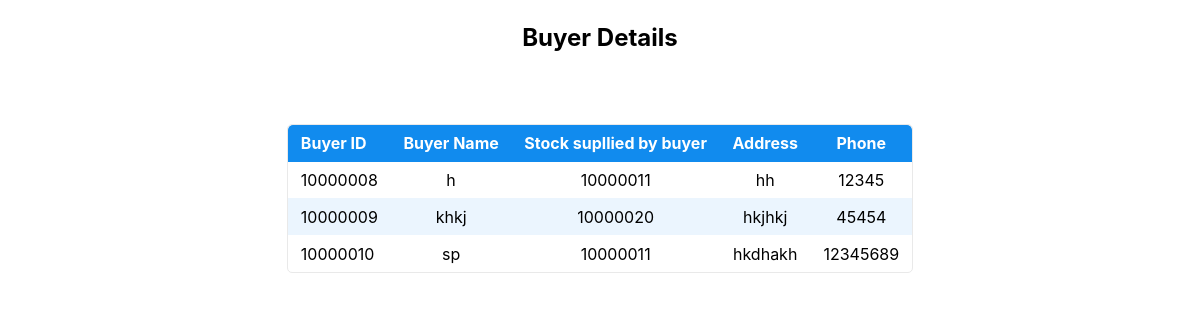
Screenshot of /displayBuyerDetails.php with the database file from the repository.
### tables this page shows
CREATE TABLE `buyer_information` (
  `BuyerID` int(11) NOT NULL,
  `BuyerName` varchar(30) NOT NULL,
  `Address` varchar(50) NOT NULL,
  `Phone` varchar(15) NOT NULL,
  `StockID` int(11) NOT NULL
);

### displayBuyerDetails.php (the view, shortened to what this page needs)
<!DOCTYPE html>
<html lang="en">
<head>
    <link rel="stylesheet" href="assets/baseStyle.css">
</head>
<body>
    <section>
        <header>
            <h1>Buyer Details</h1>
        </header>
                    <?php
                    require_once "dbConfig.php";
                    $sql = "SELECT * FROM buyer_information";
                    if($result = $dbConnection->query($sql)){
                        if($result->num_rows > 0){
                            echo '<table>';
                                echo "<thead>";
                                    echo "<tr>";
                                        echo "<th>Buyer ID</th>";
                                        echo "<th>Buyer Name</th>";
                                        echo "<th>Stock supllied by buyer</th>";
                                        echo "<th>Address</th>";
                                        echo "<th>Phone</th>";
                                    echo "</tr>";
                                echo "</thead>";
                                echo "<tbody>";
                                while($row = $result->fetch_array()){
                                    echo "<tr>";
                                        echo "<td>" . $row['BuyerID'] . "</td>";
                                        echo "<td>" . $row['BuyerName'] . "</td>";
                                        echo "<td>" . $row['StockID'] . "</td>";
                                        echo "<td>" . $row['Address'] . "</td>";
                                        echo "<td>" . $row['Phone'] . "</td>";
                                    echo "</tr>";
                                }
                                echo "</tbody>";
                            echo "</table>";
                        } else{
                            echo '<p><sup>No Customer details were found.</sup></p>';
                        }
                    } else{
                        echo "<p><sup>Something went wrong. Please try again after sometime.</sup></p>";
                    }
                    ?>
    </section>
</body>
</html>

### assets/baseStyle.css (style rules this page uses)
:root { --active-brightness: 0.85; --border-radius: 5px; --box-shadow: 2px 2px 10px; --color-accent: #118bee15; --color-bg: #fff; --color-bg-secondary: #e9e9e9; --color-link: #118bee; --color-secondary: #e90d0d; --color-secondary-accent: #920de90b; --color-shadow: #f4f4f4; --color-table: #118bee; --color-text: #000; --color-text-secondary: #999; --font-family: -apple-system, BlinkMacSystemFont, "Segoe UI", Roboto, Oxygen-Sans, Ubuntu, Cantarell, "Helvetica Neue", sans-serif; --hover-brightness: 1.2; --justify-important: center; --justify-normal: left; --line-height: 1.5; --width-card: 285px; --width-card-medium: 460px; --width-card-wide: 800px; --width-content: 1080px; }
body { background: var(--color-bg); color: var(--color-text); font-family: var(--font-family); line-height: var(--line-height); margin: 0; overflow-x: hidden; padding: 0; }
footer, header, main { margin: 0 auto; max-width: var(--width-content); padding: 3rem 1rem; }
section { display: flex; flex-wrap: wrap; justify-content: var(--justify-important); }
header { text-align: var(--justify-important); }
section header { padding-top: 0; width: 100%; }
h1, h2, h3, h4, h5, h6 { line-height: var(--line-height); }
table { border: 1px solid var(--color-bg-secondary); border-radius: var(--border-radius); border-spacing: 0; display: inline-block; max-width: 100%; overflow-x: auto; padding: 0; white-space: nowrap; }
table td, table th, table tr { padding: 0.4rem 0.8rem; text-align: var(--justify-important); }
table thead { background-color: var(--color-table); border-collapse: collapse; border-radius: var(--border-radius); color: var(--color-bg); margin: 0; padding: 0; }
table thead th:first-child { border-top-left-radius: var(--border-radius); }
table thead th:last-child { border-top-right-radius: var(--border-radius); }
table thead th:first-child, table tr td:first-child { text-align: var(--justify-normal); }
table tr:nth-child(even) { background-color: var(--color-accent); }

### rows the page displays
buyer_information: BuyerID "10000008", BuyerName "h", StockID "10000011", Address "hh", Phone "12345"
buyer_information: BuyerID "10000009", BuyerName "khkj", StockID "10000020", Address "hkjhkj", Phone "45454"
buyer_information: BuyerID "10000010", BuyerName "sp", StockID "10000011", Address "hkdhakh", Phone "12345689"
